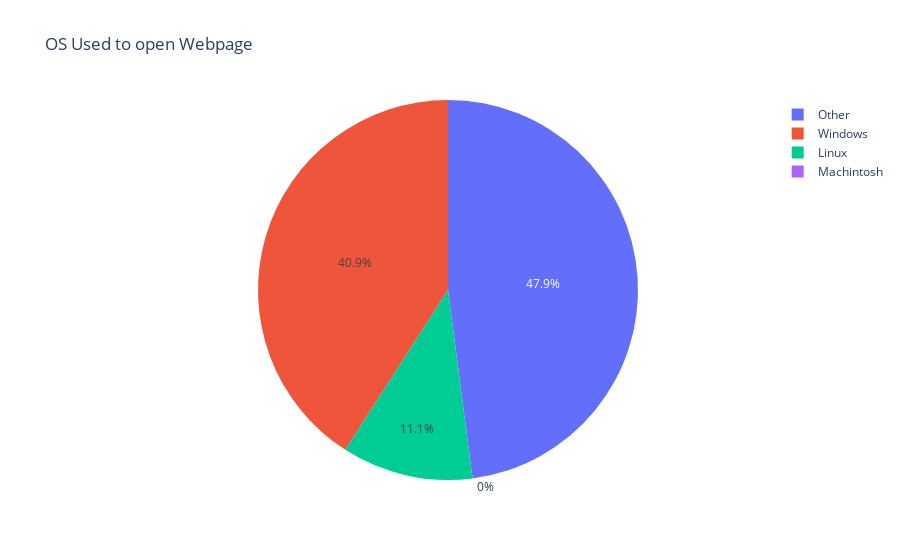

The notebook cell this image was saved under:
### Code cell
OS = OS_dict(df.browser)
px.pie( values=list(OS.values()), names=list(OS.keys()), title='OS Used to open Webpage')

### Figure 1 — Plotly figure (JSON) as saved in the notebook; plotly's stock layout.template omitted (floating-point values rounded to 4 significant figures)
{"data": [{"domain": {"x": [0, 1], "y": [0, 1]}, "hovertemplate": "label=%{label}<br>value=%{value}<extra></extra>", "labels": ["Windows", "Machintosh", "Linux", "Other"], "legendgroup": "", "name": "", "showlegend": true, "type": "pie", "values": [1369, 0, 373, 1604]}], "layout": {"legend": {"tracegroupgap": 0}, "title": {"text": "OS Used to open Webpage"}}}
